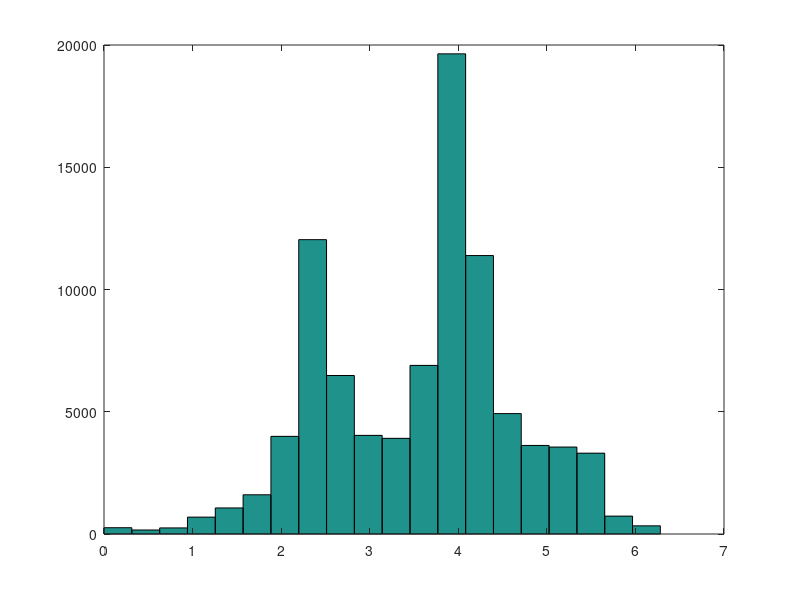
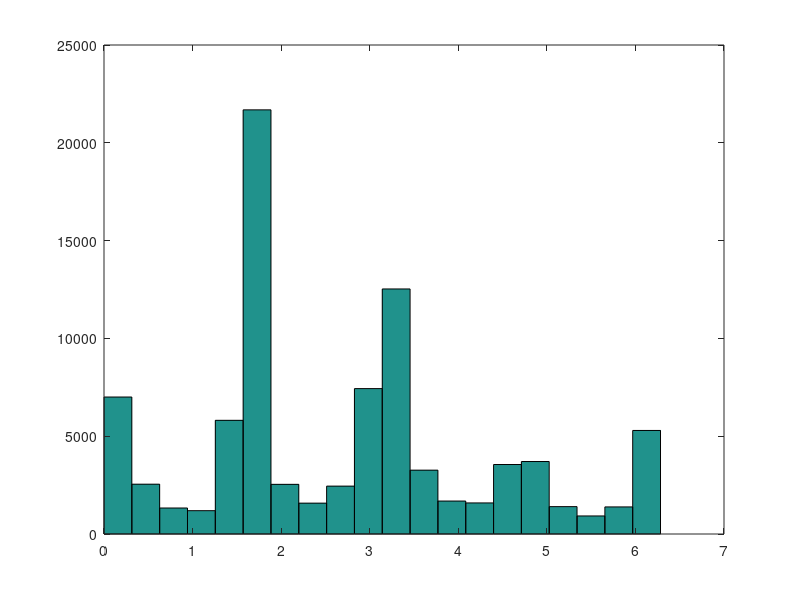
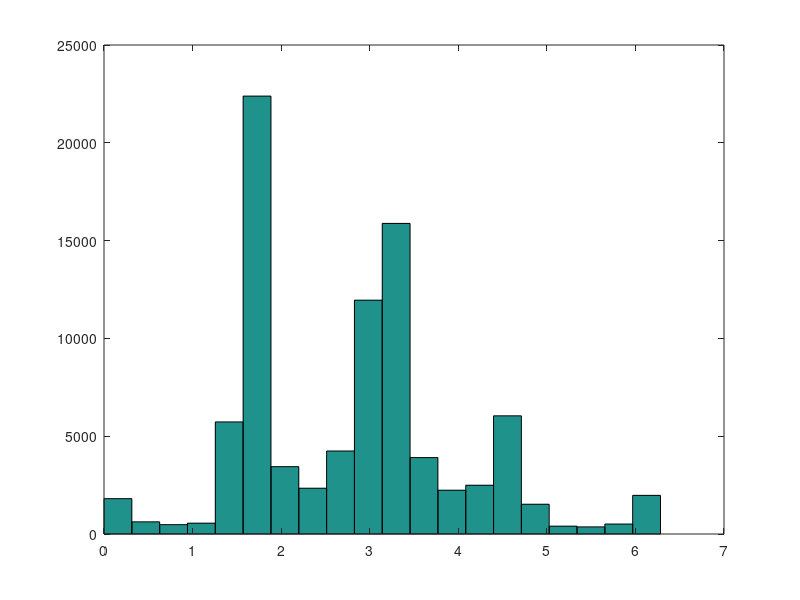

Write the MATLAB code that produced these figures, in order.
clear;
clc;
data=load('DirecAngle2.txt');
datax=load('DirecAngleCar22.txt');
figure(1);
hist(data(:,1),20);
 figure(2);
hist(data(:,2),20);
 figure(3);
 hist(data(:,3),20);
%  figure(4);
%  hist(datax(:,1),20);
% figure(5);
% hist(datax(:,2),20);
% figure(6);
% hist(datax(:,3),20);
[zNum,zAngleValue]=hist(data(:,1),20);
[xNum,xAngleValue]=hist(data(:,2),20);
[yNum,yAngleValue]=hist(data(:,3),20);
% [zNumx,zAngleValuex]=hist(datax(:,1),20);
% [xNumx,xAngleValuex]=hist(datax(:,2),20);
% [yNumx,yAngleValuex]=hist(datax(:,3),20);
% 
 z1=zAngleValue(find(zNum==(max(zNum))));
% z2=zAngleValuex(find(zNumx==(max(zNumx))));
 x1=xAngleValue(find(xNum==(max(xNum))));
% x2=xAngleValuex(find(xNumx==(max(xNumx))));
 y1=yAngleValue(find(yNum==(max(yNum))));
% y2=yAngleValuex(find(yNumx==(max(yNumx))));
% 
% if(z2>z1)   
%     zx=z2-z1;
% else
%     zx=2*pi-(z1-z2);
% end
% 
% if(y2>y1)
%     yx=y2-y1;
% else
%     yx=2*pi-(y1-y2);
% end
% 
% if(x2>x1)
%     xx=x2-x1;
% else
%     xx=2*pi-(x1-x2);
% end
% 
% R_rotm=eul2rotm([zx yx xx],'ZYX')
% R_rotm2=angle2dcm(zx,yx,xx,'ZYX')